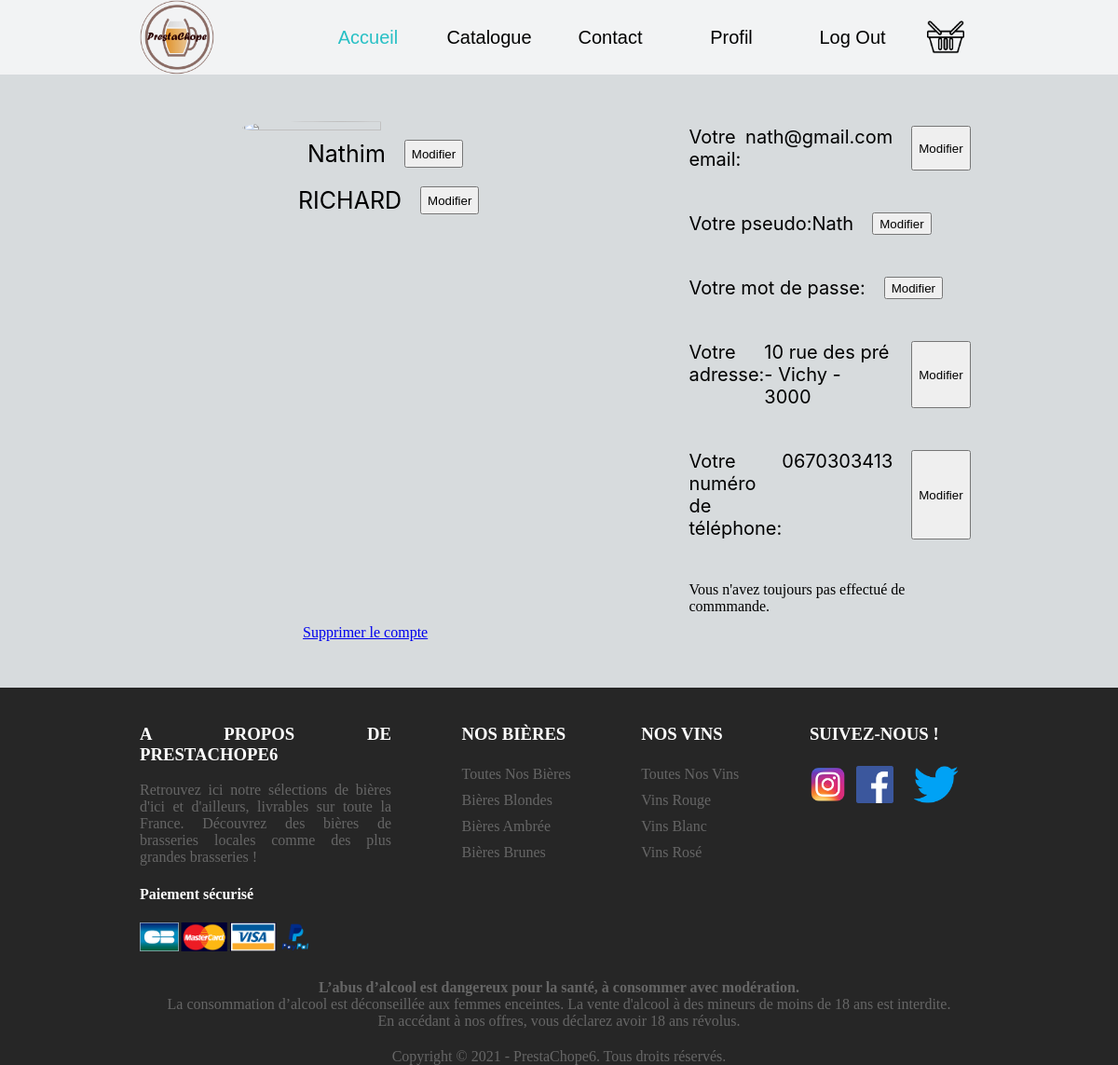
Page /PrestaChope/index.php?page=profil (signed in) on the committed database.
### tables this page shows
CREATE TABLE users(
        Id       Int  Auto_increment  NOT NULL ,
        nom      Varchar (50) NOT NULL ,
        prenom   Varchar (50) NOT NULL ,
        pseudo   Varchar (50) NOT NULL ,
        password Varchar (50) NOT NULL ,
        email    Varchar (50) NOT NULL ,
        age      Int NOT NULL ,
        cagnotte Float NOT NULL DEFAULT 325,
        isAdmin  Int NOT NULL DEFAULT 0
	,CONSTRAINT users_PK PRIMARY KEY (Id)
);

CREATE TABLE clients(
        Id           Int  Auto_increment  NOT NULL ,
        adresse      Varchar (50) NOT NULL ,
        ville        Varchar (50) NOT NULL ,
        code_postal  Int (5) NOT NULL ,
        telephone    Varchar (50) NOT NULL ,
        Id_Users     Int NOT NULL
	,CONSTRAINT clients_PK PRIMARY KEY (Id)
	,CONSTRAINT clients_users_FK FOREIGN KEY (Id_Users) REFERENCES users(Id)
	,CONSTRAINT clients_users_AK UNIQUE (Id_Users)
);

### PrestaChope/pages/profil/ControllerProfil.php (called while the page is built, shortened)
<?php
require_once('DAO/UsersDAO.php');
class ControllerProfil {
    function viewProfil() {
        require_once ('Profil.php');
    }
    static function getInfoUser($id) {
        $user = UsersDAO::getUserInfo($id);
        return $user;
    }
    static function getInfoClient($id) {
        $client = UsersDAO::getInfoClient($id);
        return $client;
    }
}

### PrestaChope/index.php (called while the page is built, shortened)
<?php
require_once('header.php');
$page = "accueil";
if (!empty($_GET['page'])) {
    $page = $_GET['page'];
}
SuperController::callPage($page);
require_once('footer.php');
?>

### PrestaChope/DAO/UsersDAO.php (called while the page is built, shortened)
<?php
require_once('DTO/UsersDTO.php');
require_once ('DTO/ClientsDTO.php');
Class UsersDAO {
    static function getUserInfo($id) {
        $bdd = DataBaseLinker::getConnexion();
        $reponse = $bdd->prepare("SELECT * from users where Id = ?");
        $reponse->execute(array($id));
        $users = $reponse->fetch();
        if ($users) {
            $user = new UsersDTO();
            $user->setId($users['Id']);
            $user->setNom($users['nom']);
            $user->setPrénom($users['prenom']);
            $user->setPseudo($users['pseudo']);
            $user->setEmail($users['email']);
            $user->setAge($users['age']);
            $user->setCagnotte($users['cagnotte']);
            $user->setIsAdmin($users['isAdmin']);
            return $user;
        }
    }
    static function getInfoClient($id) {
        $bdd = DataBaseLinker::getConnexion();
        $reponse = $bdd->prepare("SELECT * from clients where Id_Users = ? ");
        $reponse->execute(array($id));
        $clients = $reponse->fetch();
        if ($clients != null) {
            $client = new ClientsDTO();
            $client->setAdresse($clients['adresse']);
            $client->setVille($clients['ville']);
            $client->setCp($clients['code_postal']);
            $client->setTelephone($clients['telephone']);
            return $client;
        } else {
            return null;
        }
    }
}

### PrestaChope/DTO/UsersDTO.php (called while the page is built, shortened)
<?php
Class UsersDTO {
    private $nom;
    private $prénom;
    private $pseudo;
    private $email;
    function getNom() {
        return $this->nom;
    }
    function getPrénom() {
        return $this->prénom;
    }
    function getPseudo() {
        return $this->pseudo;
    }
    function getEmail() {
        return $this->email;
    }
    function setNom($nom): void {
        $this->nom = $nom;
    }
    function setPrénom($prénom): void {
        $this->prénom = $prénom;
    }
    function setPseudo($pseudo): void {
        $this->pseudo = $pseudo;
    }
    function setEmail($email): void {
        $this->email = $email;
    }
}

### PrestaChope/DTO/ClientsDTO.php (called while the page is built, shortened)
<?php
Class ClientsDTO extends UsersDTO {
    private $adresse;
    private $ville;
    private $cp;
    private $telephone;
    function getAdresse() {
        return $this->adresse;
    }
    function getVille() {
        return $this->ville;
    }
    function getCp() {
        return $this->cp;
    }
    function getTelephone() {
        return $this->telephone;
    }
    function setAdresse($adresse): void {
        $this->adresse = $adresse;
    }
    function setVille($ville): void {
        $this->ville = $ville;
    }
    function setCp($cp): void {
        $this->cp = $cp;
    }
    function setTelephone($telephone): void {
        $this->telephone = $telephone;
    }
}

### PrestaChope/DAO/CommandesDAO.php (called while the page is built, shortened)
<?php
require_once('DAO/UsersDAO.php');
class CommandesDAO {
    static function getAllCommandesByIdClient($id) {
        $bdd = DataBaseLinker::getConnexion();
        $state = $bdd->prepare('SELECT fact.Id,fact.montant,fact.date from  commandes as cmd inner join factures as fact on cmd.Id = fact.Id_Commandes WHERE cmd.Id_Clients = ? GROUP BY fact.Id');
        $state->execute(array($id));
        $fact = $state->fetchAll();
        return null;
    }
}

### PrestaChope/pages/profil/Profil.php (the view, shortened to what this page needs)
<html>
    <head>
        <link rel="stylesheet" href="assets/css/profil.css"/>
    <body>
        <main>
            <?php
            if (!empty($_SESSION['ID'])) {
                $user = ControllerProfil::getInfoUser($_SESSION['ID']);
                ?>
                <div class="row-profile">
                    <div class="col-md-3">
                        <div class="profile-sidebar">
                            <div class ="tout">
                                <div class="user_info">
                                    <div class="profil_center">
                                        <div class="profil_left">
                                            <div class="profile-userpic">
                                                <img src="https://static.change.org/profile-img/default-user-profile.svg" class="img-responsive" alt="">
                                            </div>
                                            <div class="profile_user">
                                                <div class="prénom">
                                                    <p id="prénoms"><?php echo $user->getPrénom(); ?><p>
                                                    <input type="button" id="btn1" value="Modifier" onclick="hideThis('form1', 'btn1', 'prénoms')" />
                                                </div>
                                                <div class="nom">
                                                    <p id="noms"><?php echo $user->getNom(); ?><p>
                                                    <input type="button" id="btn2" value="Modifier" onclick="hideThis('form2', 'btn2', 'noms')" />
                                                </div>
                                            </div>
                                        </div>
                                        <div class="center">
                                            <div class="email">
                                                Votre email:<p id="emails"><?php echo $user->getEmail(); ?><p>
                                                <input type="button" id="btn3" value="Modifier" onclick="hideThis('form3', 'btn3', 'emails')" />
                                            </div>
                                            <div class="pseudo">
                                                Votre pseudo:<p id="pseudos"><?php echo $user->getPseudo(); ?><p>
                                                <input type="button" id="btn4" value="Modifier" onclick="hideThis('form4', 'btn4', 'pseudos')" />
                                            </div>
                                            <div class="password">
                                                Votre mot de passe:<p id="passwords"><p>
                                                <input type="button" id="btn5" value="Modifier" onclick="hideThis('form9', 'btn5', 'password')" />
                                            </div>
                                            <?php
                                            if ($_SESSION['IsAdmin'] == 0) {
                                                $client = ControllerProfil::getInfoClient($_SESSION['ID']);
                                                if (!empty($client)) {
                                                    ?>
                                                    <div class="adresse">
                                                        Votre adresse:<p id="adresses"><?php echo $client->getAdresse() . ' - ' . $client->getVille() . ' - ' . $client->getCp(); ?><p>
                                                        <input type="button" id="btn6" value="Modifier" onclick="hideThis('form5', 'btn6', 'adresses')" />
                                                    </div>
                                                    <div class="téléphone">
                                                        Votre numéro de téléphone:<p id="telephones"><?php echo $client->getTelephone(); ?><p>
                                                        <input type="button" id="btn7" value="Modifier" onclick="hideThis('form6', 'btn7', 'telephones')" />
                                                    </div>
                                                <?php }
                                                ?>
                                                <div class="commandes">
                                                    <?php
                                                    if ($_SESSION['IsAdmin'] == 0) {
                                                        require_once('DAO/CommandesDAO.php');
                                                        $commandes = CommandesDAO::getAllCommandesByIdClient($_SESSION['ID']);
                                                        if ($commandes != null) {
                                                            ?>
                                                            <h1>VOTRE HISTORIQUE DE COMMANDES:</h1>
                                                            <?php
                                                            foreach ($commandes as $cmd) {
                                                                $dates = new DateTime($cmd->getDate());
                                                                $date = $dates->format('d/m/Y');
                                                                $heures = $dates->format('H');
                                                                $minutes = $dates->format('i');
                                                                ?>
                                                                <div class="commande">
                                                                    <p>Commande faite le <?php echo $date . ' à ' . $heures . 'h' . $minutes; ?></p>
                                                                    <p>Liste des produits commandés:</p>
                                                                    <?php
                                                                    foreach ($cmd->getListeProduits() as $produit) {
                                                                        $prixProduit = $produit->getPrix() * $produit->getStock();
                                                                        ?>
                                                                        <li><?php echo $produit->getStock() . 'x ' . $produit->getNom() . ' à ' . $produit->getPrix() . '€ soit ' . $prixProduit . '€.'; ?></li>
                                                                        <?php
                                                                    }
                                                                    ?>
                                                                    <p>Montant total de la commande : <?php echo $cmd->getMontant(); ?>€</p>
                                                                </div>
                                                                <br><br>
                                                                <?php
                                                            }
                                                        } else {
                                                            echo "Vous n'avez toujours pas effectué de commmande.";
                                                        }
                                                    }
                                                    ?>
                                                </div>
                                            </div>
                                        </div>
                                    </div>
                                    <?php
                                }
                                ?>
                            </div>
                        </div>
                        <div class="delete_user">
                            <a href="index.php?page=deleteProfil&delete=<?php echo $_SESSION['ID']; ?>">Supprimer le compte</a>
                        </div>
                    </div>
                </div>
            <?php } ?>
        </main>
    </body>
</html>

### PrestaChope/assets/css/header.css (style rules this page uses)
html { margin: 0; }
body { margin: 0; }

### PrestaChope/assets/css/profil.css (style rules this page uses)
body { background-color: rgb(215, 219, 221); }
body,p { margin:0; padding: 0; }
main { padding-right: 150px; padding-left: 150px; }
.prénom { display: flex; margin-bottom: 20px; font-family: 'Inter', sans-serif; margin-left: 120px; font-size: 25px; }
.nom { display: flex; margin-bottom: 40px; font-family: 'Inter', sans-serif; margin-left: 110px; font-size: 25px; }
.email { display: flex; margin-bottom: 45px; font-family: 'Inter', sans-serif; margin-top: 5px; font-size: 20px; }
.pseudo { display: flex; margin-bottom: 45px; font-family: 'Inter', sans-serif; font-size: 20px; }
.password { display: flex; margin-bottom: 45px; font-family: 'Inter', sans-serif; font-size: 20px; }
.adresse { display: flex; margin-bottom: 45px; font-family: 'Inter', sans-serif; font-size: 20px; }
.téléphone { display: flex; margin-bottom: 45px; font-family: 'Inter', sans-serif; font-size: 20px; }
.profile-sidebar { padding: 20px 0 10px 0; }
.profile-userpic img { float: none; margin: 0 auto; width: 70%; height: 70%; -webkit-border-radius: 50% !important; -moz-border-radius: 50% !important; border-radius: 50% !important; margin-left:50px; margin-top: 0px; }
.user_info { margin-top: 30px; margin-left: 60px; margin-right: 20px; }
.delete_user { margin-left: 175px; margin-bottom: 50px; }
#prénoms { margin-right: 20px; }
#noms { margin-right: 20px; }
#emails { margin-right: 20px; }
#pseudos { margin-right: 20px; }
#passwords { margin-right: 20px; }
#adresses { margin-right: 20px; }
#telephones { margin-right: 20px; }
.profil_left { display: flex; flex-direction: column; margin-right: 225px; }
.profil_center { display: flex; }
.center { margin-bottom: 0px; }

### rows in the picture
users: prenom "Nathim", nom "RICHARD", email "nath@gmail.com", pseudo "Nath"
clients: adresse "10 rue des pré", ville "Vichy", code_postal "3000", telephone "0670303413"
